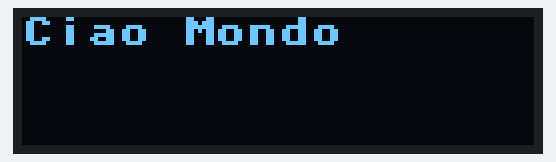
A program run on a simulated ESP32 board running MicroPython. On the bench: 128×32 one-colour display. At 0.0 s the program stops and its outputs stay as they are.

Above: at 0.1 s.

The program:

display_oled.py
```python
from machine import Pin, I2C
import ssd1306

# se non è specificato si utilizza l'indirizzo 0x3C
i2c = I2C(sda=Pin(21), scl=Pin(22))
display = ssd1306.SSD1306_I2C(128, 32, i2c)

display.text('Ciao Mondo', 0, 0, 1)
display.show()
```
